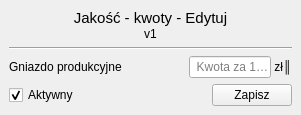
<?xml version="1.0" encoding="UTF-8"?>
<ui version="4.0">
 <class>Form</class>
 <widget class="QWidget" name="Form">
  <property name="geometry">
   <rect>
    <x>0</x>
    <y>0</y>
    <width>301</width>
    <height>113</height>
   </rect>
  </property>
  <property name="windowTitle">
   <string>Form</string>
  </property>
  <layout class="QGridLayout" name="gridLayout">
   <property name="leftMargin">
    <number>0</number>
   </property>
   <property name="topMargin">
    <number>0</number>
   </property>
   <property name="rightMargin">
    <number>0</number>
   </property>
   <property name="bottomMargin">
    <number>0</number>
   </property>
   <property name="spacing">
    <number>0</number>
   </property>
   <item row="0" column="0">
    <widget class="QWidget" name="widget" native="true">
     <layout class="QVBoxLayout" name="verticalLayout_3">
      <item>
       <widget class="QWidget" name="widget_2" native="true">
        <layout class="QVBoxLayout" name="verticalLayout_2">
         <property name="spacing">
          <number>0</number>
         </property>
         <property name="leftMargin">
          <number>0</number>
         </property>
         <property name="topMargin">
          <number>0</number>
         </property>
         <property name="rightMargin">
          <number>0</number>
         </property>
         <property name="bottomMargin">
          <number>0</number>
         </property>
         <item>
          <widget class="QLabel" name="label">
           <property name="font">
            <font>
             <pointsize>11</pointsize>
            </font>
           </property>
           <property name="text">
            <string>Jakość - kwoty - Edytuj</string>
           </property>
           <property name="alignment">
            <set>Qt::AlignCenter</set>
           </property>
          </widget>
         </item>
         <item>
          <widget class="QLabel" name="label_2">
           <property name="text">
            <string>v1</string>
           </property>
           <property name="alignment">
            <set>Qt::AlignCenter</set>
           </property>
          </widget>
         </item>
        </layout>
       </widget>
      </item>
      <item>
       <widget class="Line" name="line">
        <property name="orientation">
         <enum>Qt::Horizontal</enum>
        </property>
       </widget>
      </item>
      <item>
       <widget class="QWidget" name="widget_3" native="true">
        <layout class="QHBoxLayout" name="horizontalLayout_2">
         <property name="spacing">
          <number>0</number>
         </property>
         <property name="leftMargin">
          <number>0</number>
         </property>
         <property name="topMargin">
          <number>0</number>
         </property>
         <property name="rightMargin">
          <number>0</number>
         </property>
         <property name="bottomMargin">
          <number>0</number>
         </property>
         <item>
          <widget class="QLabel" name="lab_ranga">
           <property name="minimumSize">
            <size>
             <width>155</width>
             <height>0</height>
            </size>
           </property>
           <property name="text">
            <string>Gniazdo produkcyjne</string>
           </property>
          </widget>
         </item>
         <item>
          <spacer name="horizontalSpacer_2">
           <property name="orientation">
            <enum>Qt::Horizontal</enum>
           </property>
           <property name="sizeHint" stdset="0">
            <size>
             <width>51</width>
             <height>20</height>
            </size>
           </property>
          </spacer>
         </item>
         <item>
          <widget class="QLineEdit" name="text_kwota">
           <property name="minimumSize">
            <size>
             <width>65</width>
             <height>0</height>
            </size>
           </property>
           <property name="alignment">
            <set>Qt::AlignRight|Qt::AlignTrailing|Qt::AlignVCenter</set>
           </property>
           <property name="placeholderText">
            <string>Kwota za 100%</string>
           </property>
          </widget>
         </item>
         <item>
          <widget class="QLabel" name="label_3">
           <property name="text">
            <string> zł║</string>
           </property>
          </widget>
         </item>
        </layout>
       </widget>
      </item>
      <item>
       <widget class="QWidget" name="widget_4" native="true">
        <layout class="QHBoxLayout" name="horizontalLayout">
         <property name="spacing">
          <number>0</number>
         </property>
         <property name="leftMargin">
          <number>0</number>
         </property>
         <property name="topMargin">
          <number>0</number>
         </property>
         <property name="rightMargin">
          <number>0</number>
         </property>
         <property name="bottomMargin">
          <number>0</number>
         </property>
         <item>
          <widget class="QCheckBox" name="check_aktywny">
           <property name="text">
            <string>Aktywny</string>
           </property>
           <property name="checked">
            <bool>true</bool>
           </property>
          </widget>
         </item>
         <item>
          <spacer name="horizontalSpacer">
           <property name="orientation">
            <enum>Qt::Horizontal</enum>
           </property>
           <property name="sizeHint" stdset="0">
            <size>
             <width>139</width>
             <height>20</height>
            </size>
           </property>
          </spacer>
         </item>
         <item>
          <widget class="QPushButton" name="btn_zapisz">
           <property name="text">
            <string>Zapisz</string>
           </property>
          </widget>
         </item>
        </layout>
       </widget>
      </item>
     </layout>
    </widget>
   </item>
  </layout>
 </widget>
 <resources/>
 <connections/>
</ui>
